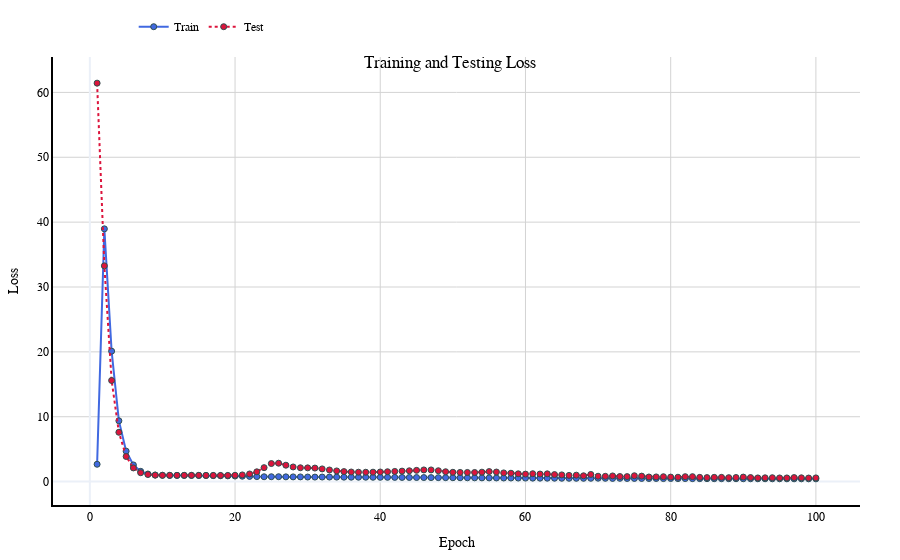
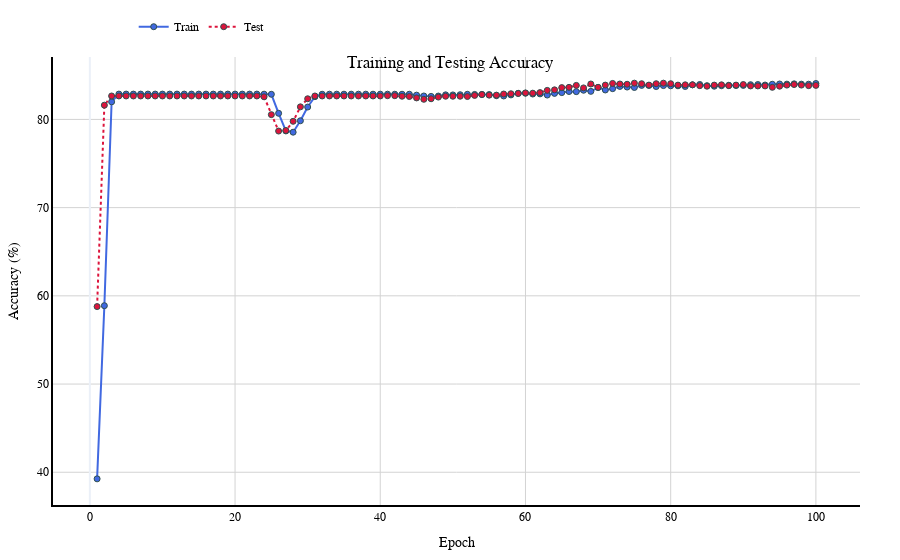
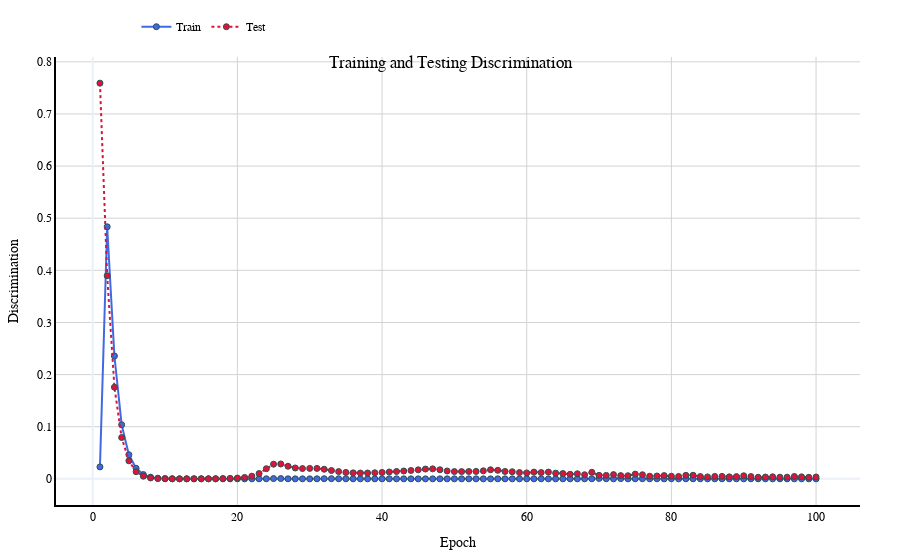
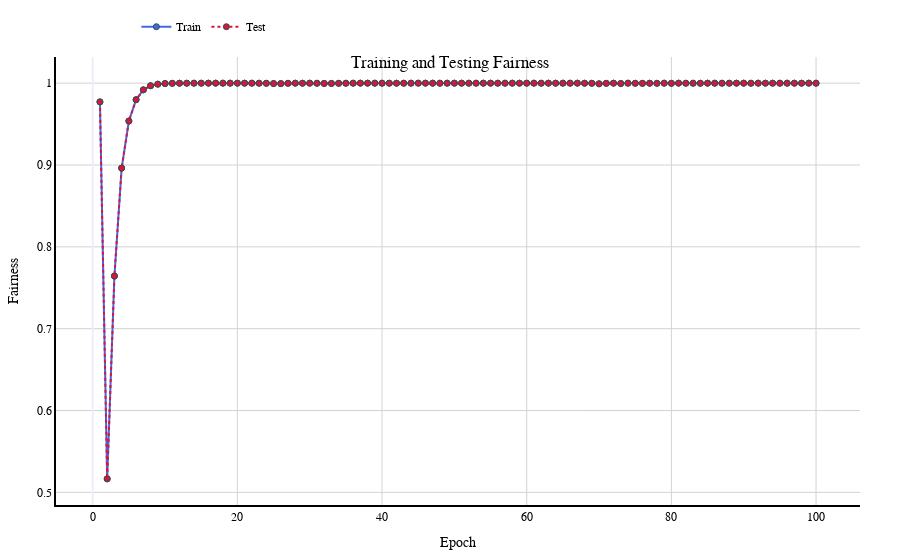

These figures' notebook cell, in order:
### Code cell
import plotly.graph_objects as go

def plot_metric(title, y_label, train_data, test_data):
    epochs = list(range(1, 101))
    fig = go.Figure()

    # Adding Train Line with Markers
    fig.add_trace(go.Scatter(
        x=epochs, y=train_data, mode='lines+markers',
        name='Train',
        line=dict(color='RoyalBlue', width=2),
        marker=dict(color='RoyalBlue', size=6, line=dict(width=1, color='DarkSlateGrey'))
    ))

    # Adding Test Line with Markers
    fig.add_trace(go.Scatter(
        x=epochs, y=test_data, mode='lines+markers',
        name='Test',
        line=dict(color='Crimson', width=2, dash='dot'),
        marker=dict(color='Crimson', size=6, line=dict(width=1, color='DarkSlateGrey'))
    ))

    # Update Layout
    fig.update_layout(
        title={'text': title, 'y':0.9, 'x':0.5, 'xanchor': 'center', 'yanchor': 'top'},
        xaxis_title='Epoch',
        yaxis_title=y_label,
        legend=dict(x=0.1, y=1.1, orientation='h'),
        font=dict(family="Helvetica, Arial, sans-serif", size=12, color="black"),
        plot_bgcolor='white',
        margin=dict(l=40, r=40, t=40, b=30)
    )

    # Gridlines and Axes styles
    fig.update_xaxes(showline=True, linewidth=2, linecolor='black', gridcolor='LightGrey')
    fig.update_yaxes(showline=True, linewidth=2, linecolor='black', gridcolor='LightGrey')

    fig.show()

# Example usage
plot_metric("Training and Testing Loss", "Loss", train_losses, test_losses)
plot_metric("Training and Testing Accuracy", "Accuracy (%)", train_accuracies, test_accuracies)
plot_metric("Training and Testing Discrimination", "Discrimination", train_discriminations, test_discriminations)
plot_metric("Training and Testing Fairness", "Fairness", train_fairness, test_fairness)

### Figure 1 — Plotly figure (JSON) as saved in the notebook; plotly's stock layout.template omitted (floating-point values rounded to 4 significant figures)
{"data": [{"line": {"color": "RoyalBlue", "width": 2}, "marker": {"color": "RoyalBlue", "line": {"color": "DarkSlateGrey", "width": 1}, "size": 6}, "mode": "lines+markers", "name": "Train", "type": "scatter", "x": [1, 2, 3, 4, 5, 6, 7, 8, 9, 10, 11, 12, 13, 14, 15, 16, 17, 18, 19, 20, 21, 22, 23, 24, 25, 26, 27, 28, 29, 30, 31, 32, 33, 34, 35, 36, 37, 38, 39, 40, 41, 42, 43, 44, 45, 46, 47, 48, 49, 50, 51, 52, 53, 54, 55, 56, 57, 58, 59, 60, 61, 62, 63, 64, 65, 66, 67, 68, 69, 70, 71, 72, 73, 74, 75, 76, 77, 78, 79, 80, 81, 82, 83, 84, 85, 86, 87, 88, 89, 90, 91, 92, 93, 94, 95, 96, 97, 98, 99, 100], "y": [2.673, 38.97, 20.11, 9.372, 4.697, 2.571, 1.58, 1.17, 1.018, 0.9675, 0.9534, 0.9505, 0.9493, 0.9465, 0.9409, 0.9319, 0.9194, 0.9029, 0.8822, 0.8572, 0.8287, 0.7981, 0.7686, 0.7479, 0.7506, 0.7561, 0.7322, 0.7269, 0.7245, 0.7058, 0.697, 0.7025, 0.6999, 0.6904, 0.682, 0.6776, 0.6761, 0.6729, 0.6666, 0.66, 0.6547, 0.6489, 0.6415, 0.6344, 0.6293, 0.6233, 0.6167, 0.6112, 0.6037, 0.5979, 0.5918, 0.5861, 0.5799, 0.5728, 0.5668, 0.5615, 0.555, 0.5495, 0.5441, 0.5382, 0.5336, 0.5291, 0.524, 0.519, 0.5138, 0.5094, 0.5056, 0.5033, 0.5078, 0.5256, 0.504, 0.4875, 0.5014, 0.4812, 0.487, 0.4827, 0.4733, 0.4789, 0.4654, 0.4708, 0.4601, 0.4634, 0.456, 0.456, 0.4516, 0.4499, 0.4473, 0.4451, 0.4424, 0.4401, 0.4397, 0.4353, 0.4353, 0.4321, 0.4317, 0.4288, 0.4277, 0.4266, 0.4242, 0.4236]}, {"line": {"color": "Crimson", "dash": "dot", "width": 2}, "marker": {"color": "Crimson", "line": {"color": "DarkSlateGrey", "width": 1}, "size": 6}, "mode": "lines+markers", "name": "Test", "type": "scatter", "x": [1, 2, 3, 4, 5, 6, 7, 8, 9, 10, 11, 12, 13, 14, 15, 16, 17, 18, 19, 20, 21, 22, 23, 24, 25, 26, 27, 28, 29, 30, 31, 32, 33, 34, 35, 36, 37, 38, 39, 40, 41, 42, 43, 44, 45, 46, 47, 48, 49, 50, 51, 52, 53, 54, 55, 56, 57, 58, 59, 60, 61, 62, 63, 64, 65, 66, 67, 68, 69, 70, 71, 72, 73, 74, 75, 76, 77, 78, 79, 80, 81, 82, 83, 84, 85, 86, 87, 88, 89, 90, 91, 92, 93, 94, 95, 96, 97, 98, 99, 100], "y": [61.43, 33.26, 15.59, 7.601, 3.874, 2.109, 1.368, 1.089, 0.9949, 0.9685, 0.9644, 0.966, 0.9674, 0.9668, 0.9638, 0.9589, 0.9535, 0.9499, 0.9531, 0.9733, 1.032, 1.177, 1.51, 2.153, 2.782, 2.837, 2.527, 2.257, 2.135, 2.118, 2.086, 1.958, 1.792, 1.647, 1.544, 1.481, 1.45, 1.443, 1.455, 1.482, 1.522, 1.569, 1.617, 1.667, 1.731, 1.799, 1.799, 1.677, 1.523, 1.437, 1.415, 1.411, 1.407, 1.454, 1.549, 1.477, 1.342, 1.292, 1.2, 1.153, 1.215, 1.165, 1.196, 1.084, 1.034, 0.957, 0.9909, 0.8988, 1.102, 0.8282, 0.8145, 0.8772, 0.7832, 0.7684, 0.9038, 0.8444, 0.7099, 0.723, 0.7529, 0.6953, 0.6754, 0.7612, 0.7638, 0.6518, 0.6196, 0.6548, 0.6545, 0.6115, 0.6301, 0.6948, 0.626, 0.5677, 0.5836, 0.6018, 0.5662, 0.5656, 0.621, 0.5862, 0.5502, 0.5715]}], "layout": {"font": {"color": "black", "family": "Helvetica, Arial, sans-serif", "size": 12}, "legend": {"orientation": "h", "x": 0.1, "y": 1.1}, "margin": {"b": 30, "l": 40, "r": 40, "t": 40}, "plot_bgcolor": "white", "title": {"text": "Training and Testing Loss", "x": 0.5, "xanchor": "center", "y": 0.9, "yanchor": "top"}, "xaxis": {"gridcolor": "LightGrey", "linecolor": "black", "linewidth": 2, "showline": true, "title": {"text": "Epoch"}}, "yaxis": {"gridcolor": "LightGrey", "linecolor": "black", "linewidth": 2, "showline": true, "title": {"text": "Loss"}}}}

### Figure 2 — Plotly figure (JSON) as saved in the notebook; plotly's stock layout.template omitted (floating-point values rounded to 4 significant figures)
{"data": [{"line": {"color": "RoyalBlue", "width": 2}, "marker": {"color": "RoyalBlue", "line": {"color": "DarkSlateGrey", "width": 1}, "size": 6}, "mode": "lines+markers", "name": "Train", "type": "scatter", "x": [1, 2, 3, 4, 5, 6, 7, 8, 9, 10, 11, 12, 13, 14, 15, 16, 17, 18, 19, 20, 21, 22, 23, 24, 25, 26, 27, 28, 29, 30, 31, 32, 33, 34, 35, 36, 37, 38, 39, 40, 41, 42, 43, 44, 45, 46, 47, 48, 49, 50, 51, 52, 53, 54, 55, 56, 57, 58, 59, 60, 61, 62, 63, 64, 65, 66, 67, 68, 69, 70, 71, 72, 73, 74, 75, 76, 77, 78, 79, 80, 81, 82, 83, 84, 85, 86, 87, 88, 89, 90, 91, 92, 93, 94, 95, 96, 97, 98, 99, 100], "y": [39.25, 58.88, 82.0, 82.87, 82.87, 82.87, 82.87, 82.87, 82.87, 82.87, 82.87, 82.87, 82.87, 82.87, 82.87, 82.87, 82.87, 82.87, 82.87, 82.87, 82.87, 82.87, 82.87, 82.86, 82.85, 80.69, 78.7, 78.55, 79.85, 81.4, 82.58, 82.86, 82.86, 82.86, 82.86, 82.86, 82.86, 82.86, 82.86, 82.86, 82.86, 82.86, 82.86, 82.86, 82.75, 82.66, 82.61, 82.65, 82.79, 82.78, 82.8, 82.85, 82.83, 82.83, 82.82, 82.69, 82.66, 82.78, 82.96, 82.97, 82.88, 82.9, 82.76, 82.95, 83.04, 83.16, 83.15, 83.31, 83.18, 83.61, 83.34, 83.49, 83.74, 83.67, 83.62, 83.86, 83.85, 83.73, 83.84, 83.81, 83.81, 83.73, 83.92, 83.96, 83.83, 83.77, 83.82, 83.88, 83.84, 83.86, 83.94, 83.95, 83.9, 83.99, 84.02, 84.0, 84.03, 84.0, 83.99, 84.07]}, {"line": {"color": "Crimson", "dash": "dot", "width": 2}, "marker": {"color": "Crimson", "line": {"color": "DarkSlateGrey", "width": 1}, "size": 6}, "mode": "lines+markers", "name": "Test", "type": "scatter", "x": [1, 2, 3, 4, 5, 6, 7, 8, 9, 10, 11, 12, 13, 14, 15, 16, 17, 18, 19, 20, 21, 22, 23, 24, 25, 26, 27, 28, 29, 30, 31, 32, 33, 34, 35, 36, 37, 38, 39, 40, 41, 42, 43, 44, 45, 46, 47, 48, 49, 50, 51, 52, 53, 54, 55, 56, 57, 58, 59, 60, 61, 62, 63, 64, 65, 66, 67, 68, 69, 70, 71, 72, 73, 74, 75, 76, 77, 78, 79, 80, 81, 82, 83, 84, 85, 86, 87, 88, 89, 90, 91, 92, 93, 94, 95, 96, 97, 98, 99, 100], "y": [58.78, 81.62, 82.66, 82.66, 82.66, 82.66, 82.66, 82.66, 82.66, 82.66, 82.66, 82.66, 82.66, 82.66, 82.66, 82.66, 82.66, 82.66, 82.66, 82.66, 82.66, 82.66, 82.66, 82.56, 80.54, 78.68, 78.74, 79.79, 81.43, 82.34, 82.66, 82.66, 82.66, 82.66, 82.66, 82.66, 82.66, 82.66, 82.66, 82.66, 82.69, 82.69, 82.63, 82.6, 82.44, 82.28, 82.34, 82.53, 82.63, 82.63, 82.63, 82.6, 82.72, 82.82, 82.75, 82.75, 82.88, 82.91, 82.94, 83.01, 82.98, 83.04, 83.29, 83.35, 83.61, 83.64, 83.86, 83.58, 84.02, 83.64, 83.89, 84.08, 84.02, 83.99, 84.11, 84.05, 83.89, 84.05, 84.11, 84.05, 83.89, 83.92, 83.92, 83.83, 83.77, 83.89, 83.92, 83.83, 83.89, 83.95, 83.8, 83.8, 83.8, 83.64, 83.77, 83.89, 83.95, 83.89, 83.83, 83.86]}], "layout": {"font": {"color": "black", "family": "Helvetica, Arial, sans-serif", "size": 12}, "legend": {"orientation": "h", "x": 0.1, "y": 1.1}, "margin": {"b": 30, "l": 40, "r": 40, "t": 40}, "plot_bgcolor": "white", "title": {"text": "Training and Testing Accuracy", "x": 0.5, "xanchor": "center", "y": 0.9, "yanchor": "top"}, "xaxis": {"gridcolor": "LightGrey", "linecolor": "black", "linewidth": 2, "showline": true, "title": {"text": "Epoch"}}, "yaxis": {"gridcolor": "LightGrey", "linecolor": "black", "linewidth": 2, "showline": true, "title": {"text": "Accuracy (%)"}}}}

### Figure 3 — Plotly figure (JSON) as saved in the notebook; plotly's stock layout.template omitted (floating-point values rounded to 4 significant figures)
{"data": [{"line": {"color": "RoyalBlue", "width": 2}, "marker": {"color": "RoyalBlue", "line": {"color": "DarkSlateGrey", "width": 1}, "size": 6}, "mode": "lines+markers", "name": "Train", "type": "scatter", "x": [1, 2, 3, 4, 5, 6, 7, 8, 9, 10, 11, 12, 13, 14, 15, 16, 17, 18, 19, 20, 21, 22, 23, 24, 25, 26, 27, 28, 29, 30, 31, 32, 33, 34, 35, 36, 37, 38, 39, 40, 41, 42, 43, 44, 45, 46, 47, 48, 49, 50, 51, 52, 53, 54, 55, 56, 57, 58, 59, 60, 61, 62, 63, 64, 65, 66, 67, 68, 69, 70, 71, 72, 73, 74, 75, 76, 77, 78, 79, 80, 81, 82, 83, 84, 85, 86, 87, 88, 89, 90, 91, 92, 93, 94, 95, 96, 97, 98, 99, 100], "y": [0.02289, 0.4835, 0.2356, 0.1038, 0.04626, 0.02021, 0.008167, 0.00317, 0.001234, 0.0004987, 0.0002129, 9.625e-05, 4.541e-05, 2.205e-05, 1.069e-05, 5.225e-06, 2.446e-06, 6.912e-07, 1.313e-09, 1.346e-06, 7.081e-06, 2.182e-05, 6.512e-05, 0.0001955, 0.0004986, 0.0005774, 0.0001432, 2.191e-05, 8.999e-05, 1.053e-05, 9.082e-05, 0.0003208, 0.0003515, 0.0002263, 8.956e-05, 1.257e-05, 7.96e-07, 4.136e-06, 2.77e-08, 1.558e-05, 5.454e-05, 7.614e-05, 5.184e-05, 1.12e-05, 4.155e-08, 3.59e-08, 2.028e-05, 5.35e-05, 1.953e-05, 7.583e-08, 1.697e-06, 3.355e-05, 4.068e-05, 2.207e-06, 1.534e-07, 3.866e-05, 1.031e-05, 2.12e-07, 4.386e-05, 7.675e-06, 1.386e-06, 6.526e-05, 4.348e-06, 4.069e-05, 4.168e-08, 2.648e-05, 4.046e-06, 9.606e-05, 0.000164, 0.0007949, 0.0002281, 1.156e-05, 0.0004319, 1.144e-05, 0.0001596, 0.000251, 8.512e-05, 0.000177, 2.816e-06, 0.000214, 9.968e-11, 9.539e-05, 4.944e-05, 0.0001201, 2.203e-05, 2.726e-05, 6.025e-05, 6.505e-05, 1.503e-05, 8.595e-06, 7.175e-05, 3.628e-06, 2.091e-05, 7.627e-06, 5.627e-05, 2.111e-07, 7.556e-06, 3.341e-05, 1.643e-06, 8.232e-06]}, {"line": {"color": "Crimson", "dash": "dot", "width": 2}, "marker": {"color": "Crimson", "line": {"color": "DarkSlateGrey", "width": 1}, "size": 6}, "mode": "lines+markers", "name": "Test", "type": "scatter", "x": [1, 2, 3, 4, 5, 6, 7, 8, 9, 10, 11, 12, 13, 14, 15, 16, 17, 18, 19, 20, 21, 22, 23, 24, 25, 26, 27, 28, 29, 30, 31, 32, 33, 34, 35, 36, 37, 38, 39, 40, 41, 42, 43, 44, 45, 46, 47, 48, 49, 50, 51, 52, 53, 54, 55, 56, 57, 58, 59, 60, 61, 62, 63, 64, 65, 66, 67, 68, 69, 70, 71, 72, 73, 74, 75, 76, 77, 78, 79, 80, 81, 82, 83, 84, 85, 86, 87, 88, 89, 90, 91, 92, 93, 94, 95, 96, 97, 98, 99, 100], "y": [0.7591, 0.3897, 0.1758, 0.07925, 0.03458, 0.01374, 0.005068, 0.001761, 0.0005633, 0.0001495, 2.184e-05, 3.828e-07, 2.135e-05, 6.39e-05, 0.0001236, 0.0002066, 0.0003339, 0.0005363, 0.0008812, 0.001501, 0.002678, 0.00508, 0.01015, 0.01949, 0.02814, 0.02853, 0.02418, 0.02083, 0.01971, 0.02008, 0.02005, 0.01839, 0.01602, 0.01388, 0.01237, 0.01147, 0.01114, 0.01122, 0.01165, 0.01232, 0.0132, 0.01415, 0.01509, 0.01605, 0.01733, 0.01878, 0.01914, 0.01743, 0.0151, 0.01393, 0.01388, 0.0141, 0.01426, 0.01535, 0.0174, 0.01637, 0.01418, 0.0136, 0.01209, 0.01141, 0.01291, 0.01209, 0.01298, 0.01095, 0.01021, 0.00881, 0.009738, 0.007913, 0.0125, 0.006743, 0.006633, 0.00811, 0.006212, 0.005973, 0.009107, 0.007919, 0.005036, 0.005458, 0.006232, 0.005042, 0.00467, 0.006725, 0.006898, 0.004416, 0.003758, 0.004663, 0.004743, 0.003806, 0.004306, 0.005899, 0.004362, 0.003032, 0.003475, 0.003975, 0.003167, 0.003206, 0.004591, 0.003802, 0.002972, 0.003542]}], "layout": {"font": {"color": "black", "family": "Helvetica, Arial, sans-serif", "size": 12}, "legend": {"orientation": "h", "x": 0.1, "y": 1.1}, "margin": {"b": 30, "l": 40, "r": 40, "t": 40}, "plot_bgcolor": "white", "title": {"text": "Training and Testing Discrimination", "x": 0.5, "xanchor": "center", "y": 0.9, "yanchor": "top"}, "xaxis": {"gridcolor": "LightGrey", "linecolor": "black", "linewidth": 2, "showline": true, "title": {"text": "Epoch"}}, "yaxis": {"gridcolor": "LightGrey", "linecolor": "black", "linewidth": 2, "showline": true, "title": {"text": "Discrimination"}}}}

### Figure 4 — Plotly figure (JSON) as saved in the notebook; plotly's stock layout.template omitted (floating-point values rounded to 4 significant figures)
{"data": [{"line": {"color": "RoyalBlue", "width": 2}, "marker": {"color": "RoyalBlue", "line": {"color": "DarkSlateGrey", "width": 1}, "size": 6}, "mode": "lines+markers", "name": "Train", "type": "scatter", "x": [1, 2, 3, 4, 5, 6, 7, 8, 9, 10, 11, 12, 13, 14, 15, 16, 17, 18, 19, 20, 21, 22, 23, 24, 25, 26, 27, 28, 29, 30, 31, 32, 33, 34, 35, 36, 37, 38, 39, 40, 41, 42, 43, 44, 45, 46, 47, 48, 49, 50, 51, 52, 53, 54, 55, 56, 57, 58, 59, 60, 61, 62, 63, 64, 65, 66, 67, 68, 69, 70, 71, 72, 73, 74, 75, 76, 77, 78, 79, 80, 81, 82, 83, 84, 85, 86, 87, 88, 89, 90, 91, 92, 93, 94, 95, 96, 97, 98, 99, 100], "y": [0.9771, 0.5165, 0.7644, 0.8962, 0.9537, 0.9798, 0.9918, 0.9968, 0.9988, 0.9995, 0.9998, 0.9999, 1.0, 1.0, 1.0, 1.0, 1.0, 1.0, 1.0, 1.0, 1.0, 1.0, 0.9999, 0.9998, 0.9995, 0.9994, 0.9999, 1.0, 0.9999, 1.0, 0.9999, 0.9997, 0.9996, 0.9998, 0.9999, 1.0, 1.0, 1.0, 1.0, 1.0, 0.9999, 0.9999, 0.9999, 1.0, 1.0, 1.0, 1.0, 0.9999, 1.0, 1.0, 1.0, 1.0, 1.0, 1.0, 1.0, 1.0, 1.0, 1.0, 1.0, 1.0, 1.0, 0.9999, 1.0, 1.0, 1.0, 1.0, 1.0, 0.9999, 0.9998, 0.9992, 0.9998, 1.0, 0.9996, 1.0, 0.9998, 0.9997, 0.9999, 0.9998, 1.0, 0.9998, 1.0, 0.9999, 1.0, 0.9999, 1.0, 1.0, 0.9999, 0.9999, 1.0, 1.0, 0.9999, 1.0, 1.0, 1.0, 0.9999, 1.0, 1.0, 1.0, 1.0, 1.0]}, {"line": {"color": "Crimson", "dash": "dot", "width": 2}, "marker": {"color": "Crimson", "line": {"color": "DarkSlateGrey", "width": 1}, "size": 6}, "mode": "lines+markers", "name": "Test", "type": "scatter", "x": [1, 2, 3, 4, 5, 6, 7, 8, 9, 10, 11, 12, 13, 14, 15, 16, 17, 18, 19, 20, 21, 22, 23, 24, 25, 26, 27, 28, 29, 30, 31, 32, 33, 34, 35, 36, 37, 38, 39, 40, 41, 42, 43, 44, 45, 46, 47, 48, 49, 50, 51, 52, 53, 54, 55, 56, 57, 58, 59, 60, 61, 62, 63, 64, 65, 66, 67, 68, 69, 70, 71, 72, 73, 74, 75, 76, 77, 78, 79, 80, 81, 82, 83, 84, 85, 86, 87, 88, 89, 90, 91, 92, 93, 94, 95, 96, 97, 98, 99, 100], "y": [0.9771, 0.5165, 0.7644, 0.8962, 0.9537, 0.9798, 0.9918, 0.9968, 0.9988, 0.9995, 0.9998, 0.9999, 1.0, 1.0, 1.0, 1.0, 1.0, 1.0, 1.0, 1.0, 1.0, 1.0, 0.9999, 0.9998, 0.9995, 0.9994, 0.9999, 1.0, 0.9999, 1.0, 0.9999, 0.9997, 0.9996, 0.9998, 0.9999, 1.0, 1.0, 1.0, 1.0, 1.0, 0.9999, 0.9999, 0.9999, 1.0, 1.0, 1.0, 1.0, 0.9999, 1.0, 1.0, 1.0, 1.0, 1.0, 1.0, 1.0, 1.0, 1.0, 1.0, 1.0, 1.0, 1.0, 0.9999, 1.0, 1.0, 1.0, 1.0, 1.0, 0.9999, 0.9998, 0.9992, 0.9998, 1.0, 0.9996, 1.0, 0.9998, 0.9997, 0.9999, 0.9998, 1.0, 0.9998, 1.0, 0.9999, 1.0, 0.9999, 1.0, 1.0, 0.9999, 0.9999, 1.0, 1.0, 0.9999, 1.0, 1.0, 1.0, 0.9999, 1.0, 1.0, 1.0, 1.0, 1.0]}], "layout": {"font": {"color": "black", "family": "Helvetica, Arial, sans-serif", "size": 12}, "legend": {"orientation": "h", "x": 0.1, "y": 1.1}, "margin": {"b": 30, "l": 40, "r": 40, "t": 40}, "plot_bgcolor": "white", "title": {"text": "Training and Testing Fairness", "x": 0.5, "xanchor": "center", "y": 0.9, "yanchor": "top"}, "xaxis": {"gridcolor": "LightGrey", "linecolor": "black", "linewidth": 2, "showline": true, "title": {"text": "Epoch"}}, "yaxis": {"gridcolor": "LightGrey", "linecolor": "black", "linewidth": 2, "showline": true, "title": {"text": "Fairness"}}}}
